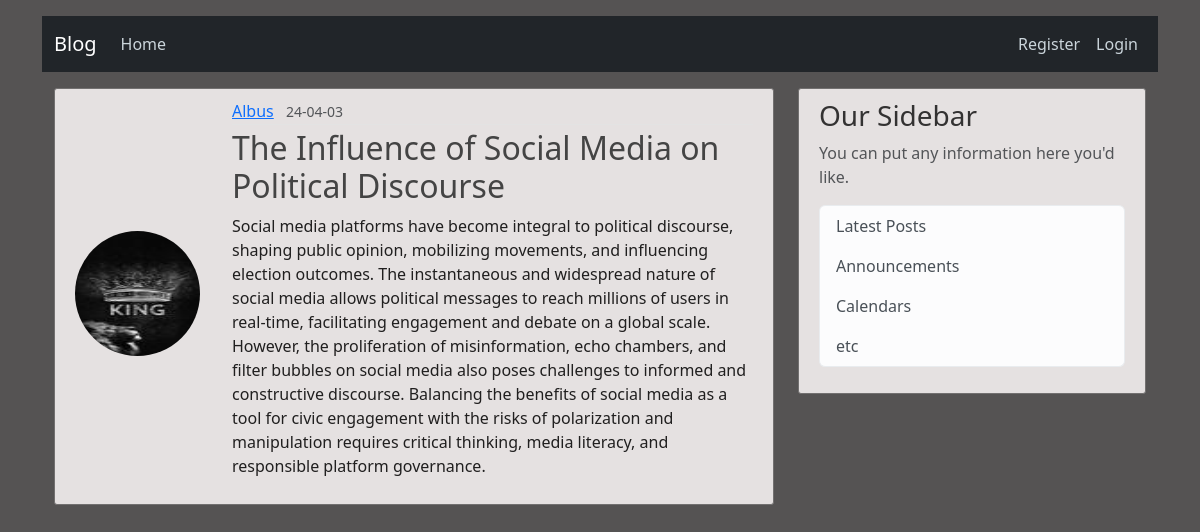
Screenshot of /post/21 with the database file from the repository.
### blog/models.py (models this page shows, shortened)
class User(db.Model, UserMixin):
    id = db.Column(db.Integer, primary_key=True)
    firstname = db.Column(db.String(20), unique=False, nullable=False)
    lastname = db.Column(db.String(20), unique=False, nullable=False)
    email = db.Column(db.String(20), unique=True, nullable=False)
    username = db.Column(db.String(20), unique=True, nullable=False)
    image_file = db.Column(db.String(20), nullable=False, default='default.jpg')
    password = db.Column(db.String(20), nullable=False)
    address= db.Column(db.String(20), nullable=False)
    posts = db.relationship('Post', backref='author', lazy=True)

class Post(db.Model):
    id = db.Column(db.Integer, primary_key=True)
    title = db.Column(db.String(100), nullable=False)
    content = db.Column(db.Text(), nullable=False)
    date_posted = db.Column(db.DateTime(), nullable=False, default=datetime.now(utc))
    user_id = db.Column(db.Integer, db.ForeignKey('user.id'), nullable=False)

### blog/routes.py (the view)
@app.route('/post/<int:post_id>')
def post(post_id):
    post = Post.query.get_or_404(post_id)
    return render_template('post.html', title=post.title, post=post)

### blog/templates/post.html (shortened to what this page needs)
{% extends 'main.html' %}
{% block content %}
<article class="media content-section my-3">
    <div class="sticky-header__user-container">
        <div class="sticky-header__avtar">
            <img class="rounded-circle account-img" src="{{ url_for('static', filename='profile_pics/' + post.author.image_file) }}">
        </div>
  <div class="media-body">
    <div class="article-metadata">
      <a class="mr-2" href="#">{{ post.author.username }}</a>
      <small class="text-muted">{{ post.date_posted.strftime('%y-%m-%d') }}</small>
    </div>
    <h2 class="article-title">{{ post.title }}</h2>
    <p class="article-content">{{ post.content }}</p>
  </div>
</div>
</article>
{% endblock content %}

### blog/static/main.css (style rules this page uses)
body { background: hsl(0, 1%, 33%); color: #201f1f; margin-top: 1rem; }
h1, h2, h3, h4, h5, h6 { color: #333232; }
.content-section { background-color: hsl(0, 7%, 89%); padding: 10px 20px; border: 1px solid #727070; border-radius: 3px; margin-top: 17px; margin-bottom: 20px; }
.article-title { text-decoration: none; color: #444444; }
.article-content { white-space: pre-line; }
.article-metadata { padding-bottom: 1px; margin-bottom: 4px; border-bottom: 1px solid #e3e3e3 }
.account-img { height: 125px; width: 125px; margin-top: 10px; margin-right: 20px; margin-bottom: 16px; }
.sticky-header__user-container { display: -ms-flexbox; display: flex; -ms-flex-align: center; align-items: center; gap: 12px; }

### rows the page displays
User: image_file (picture), author.username "Albus"
Post: date_posted "24-04-03", title "The Influence of Social Media on Political Discourse", content "Social media platforms have become integral to political discourse, shaping public opinion, mobilizing movements, and influencing election outcomes. The instantaneous and widespread nature of social media allows political messages to reach millions of users in real-time, facilitating engagement and debate on a global scale. However, the proliferation of misinformation, echo chambers, and filter bubbles on social media also poses challenges to informed and constructive discourse. Balancing the benefits of social media as a tool for civic engagement with the risks of polarization and manipulation requires critical thinking, media literacy, and responsible platform governance."
